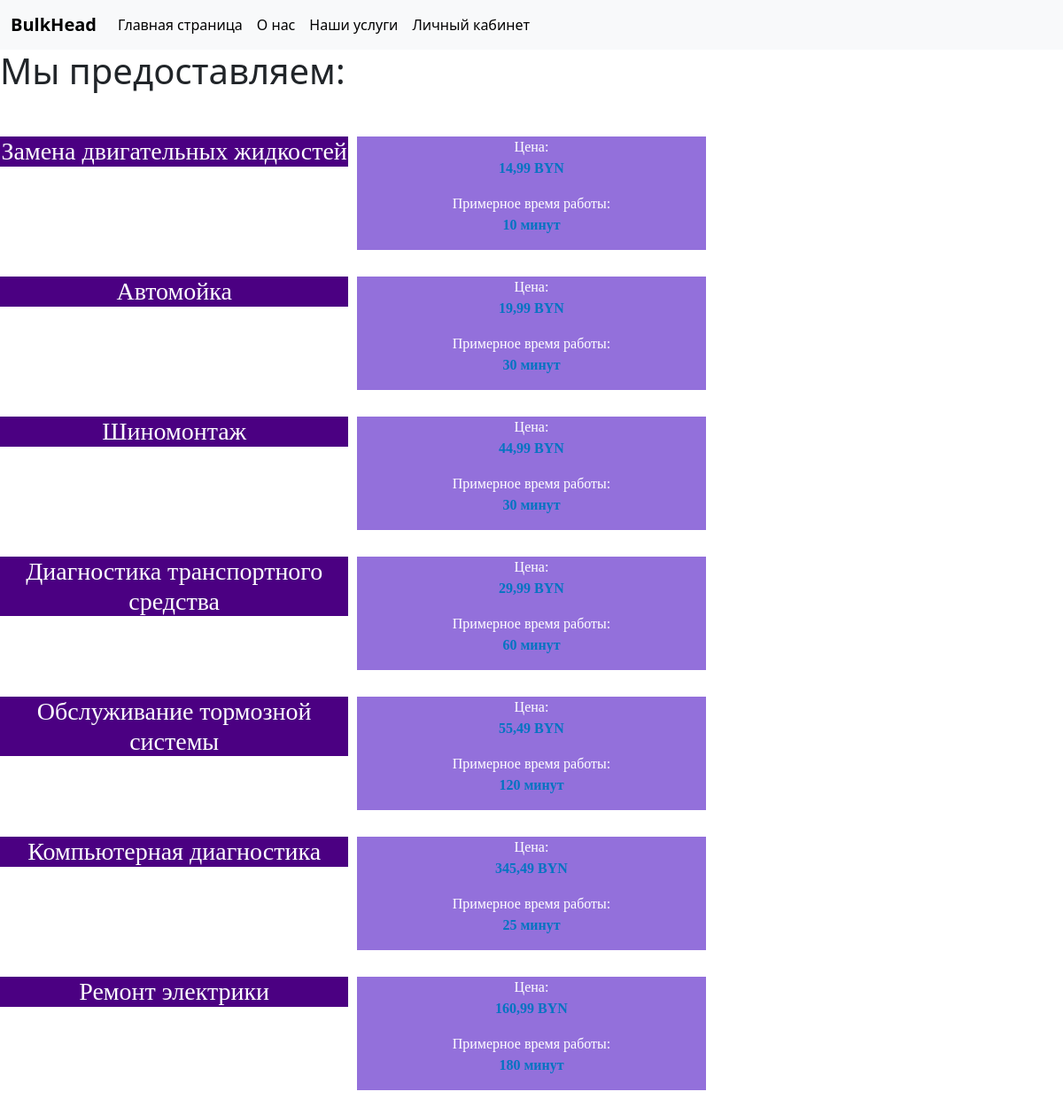
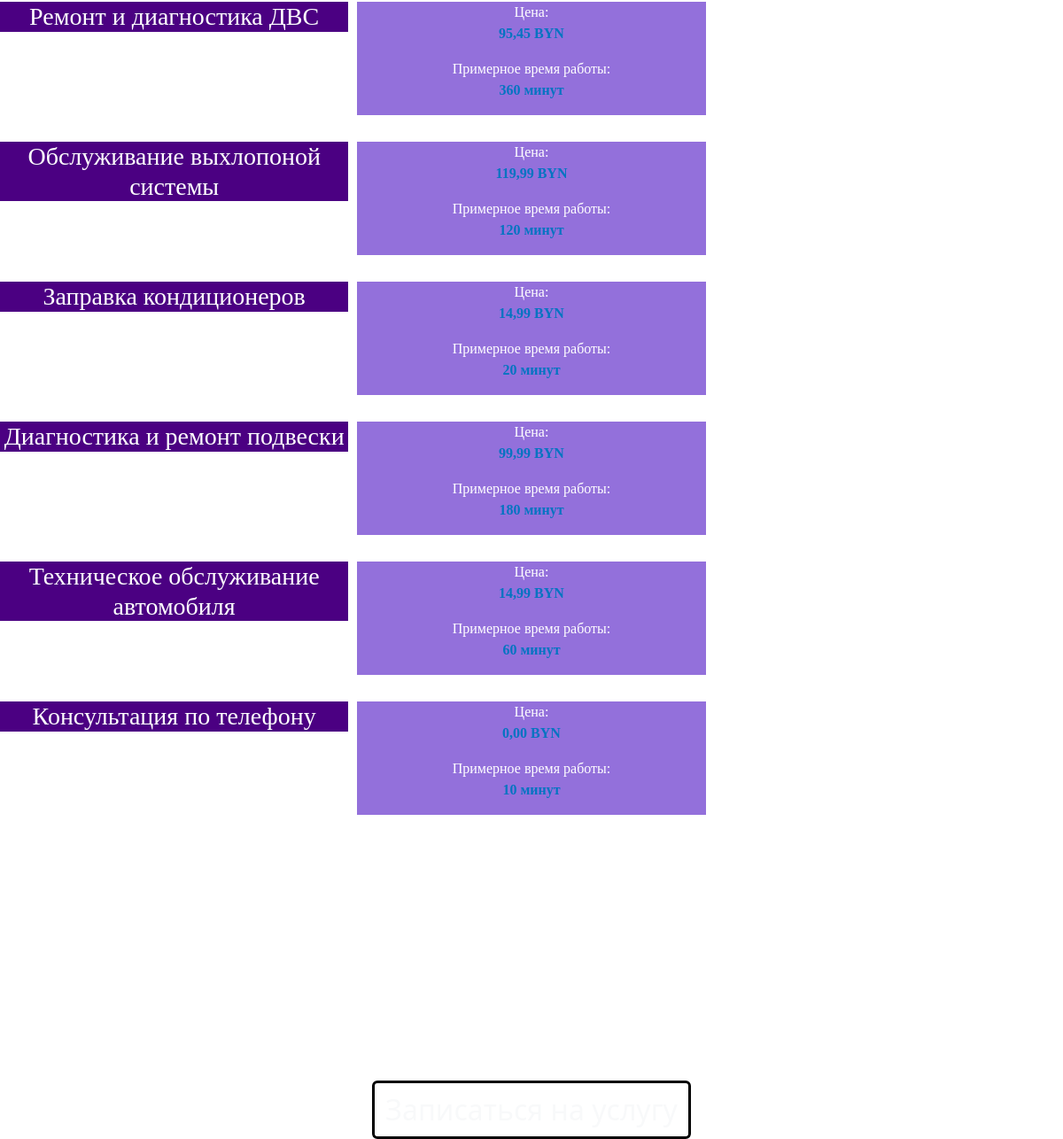
Page /services/ on the committed database (2 pictures, top to bottom).
### BulkHeadAS/apps/articles/models.py (models this page shows, shortened)
class Services(models.Model):
    service_name = models.CharField('Название услуги', max_length=50, default='')
    service_price = models.DecimalField('Стоимость', decimal_places=2, max_digits=5, default=0.0)
    service_time = models.IntegerField('Примерное время', default=1, help_text='Время указано в минутах')
    class Meta:
        verbose_name = "Услуга"
        verbose_name_plural = "Услуги"

### BulkHeadAS/apps/articles/views.py (the view)
# urls.py: path('services/', views.ShowServices.as_view(), name='service'),
class ShowServices(ListView):
    model = Services
    template_name = 'services.html'

### templates/services.html (shortened to what this page needs)
{% extends 'base.html' %}
{% block content %}
    <h1 style="margin-bottom: 50px;"> Мы предоставляем: </h1>
    <div>
        {% for i in object_list %}
            <div style="font-family: Bahnschrift; margin-bottom: 30px" class="wrapper" align="center">
                <div style="align-items: center">
                    <h3 style="background-color: indigo; color: white">{{ i.service_name }}</h3>
                </div>
                <div style="background-color: mediumpurple; color: white">
                    Цена: <p style="color: rgb(3, 116, 193)"><b>{{ i.service_price }} BYN</b></p>
                    Примерное время работы: <p style="color: rgb(3, 116, 193)"><b>{{ i.service_time }} минут</b></p>
                </div>
            </div>
        {% endfor %}
        <form action="{% url 'entrollment' %}" align="center"><button align="center" class="btn btn-outline-light"
                                                   style="font-size: 200%; margin-top: 270px;
                                                    border: 3px solid black;">Записаться на услугу</button></form>
    </div>
{% endblock %}

### templates/base.html (shortened to what this page needs)
{% load static %}
<!DOCTYPE html>
<html lang="en">
<head>
    <link href="https://cdn.jsdelivr.net/npm/bootstrap@5.3.0-alpha1/dist/css/bootstrap.min.css"
           rel="stylesheet"
>
</head>
<body>
<header>
    <nav class="navbar navbar-expand-lg bg-body-tertiary">
  <div class="container-fluid">
      <a class="navbar-brand"><b>BulkHead</b></a>
    <div class="collapse navbar-collapse" id="navbarSupportedContent">
      <ul class="navbar-nav me-auto mb-2 mb-lg-0">
        <li class="nav-item">
          <a class="nav-link active" aria-current="page" href="{% url 'main' %}">Главная страница</a>
        </li>
      <li class="nav-item">
          <a class="nav-link active" aria-current="page" href="{% url 'about' %}">О нас</a>
        </li>
      <li class="nav-item">
          <a class="nav-link active" aria-current="page" href="{% url 'service' %}">Наши услуги</a>
        </li>
      <li class="nav-item">
          <a class="nav-link active" aria-current="page" href="{% url 'myaccount' %}">Личный кабинет</a>
        </li>
      </ul>
    </div>
  </div>
</nav>
</header>
{% block content %}
{% endblock %}
</body>
</html>

### templates/base.html (style rules this page uses)
.wrapper { display: grid; grid-template-columns: repeat(3, 1fr); column-gap: 10px; row-gap: 1em; }

### rows in the picture
Services: service_name "Замена двигательных жидкостей", service_price "14,99", service_time "10"
Services: service_name "Автомойка", service_price "19,99", service_time "30"
Services: service_name "Шиномонтаж", service_price "44,99", service_time "30"
Services: service_name "Диагностика транспортного средства", service_price "29,99", service_time "60"
Services: service_name "Обслуживание тормозной системы", service_price "55,49", service_time "120"
Services: service_name "Компьютерная диагностика", service_price "345,49", service_time "25"
Services: service_name "Ремонт электрики", service_price "160,99", service_time "180"
Services: service_name "Ремонт и диагностика ДВС", service_price "95,45", service_time "360"
Services: service_name "Обслуживание выхлопоной системы", service_price "119,99", service_time "120"
Services: service_name "Заправка кондиционеров", service_price "14,99", service_time "20"
Services: service_name "Диагностика и ремонт подвески", service_price "99,99", service_time "180"
Services: service_name "Техническое обслуживание автомобиля", service_price "14,99", service_time "60"
Services: service_name "Консультация по телефону", service_price "0,00", service_time "10"
